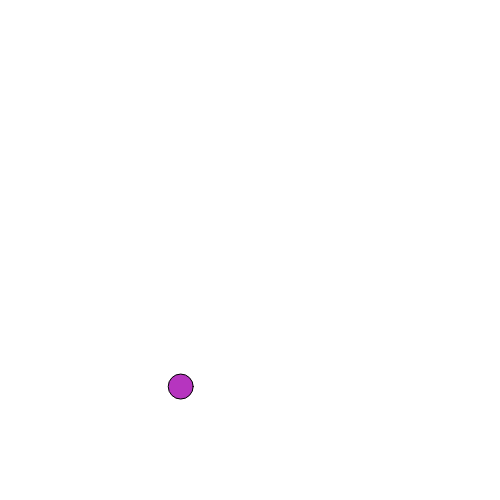
Frame 1 (no input)
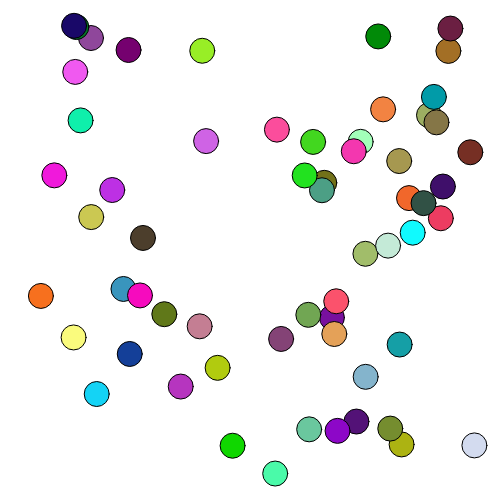
Frame 60 (no input)
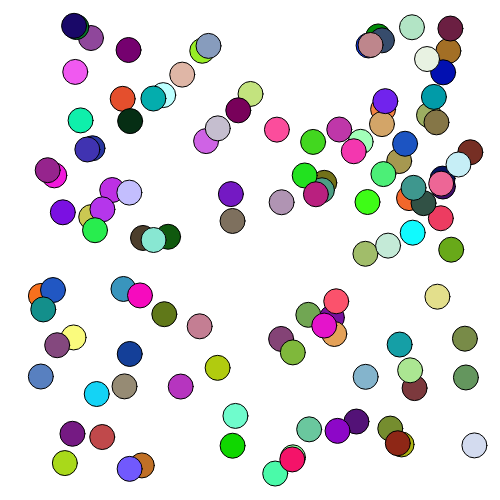
Frame 120 (the mouse pressed at the canvas centre since frame 60)

The p5.js sketch that drew these frames (run headless with seeded random() and noise() and a simulated clock; from frame 60 on, the mouse is pressed at the canvas centre):

// p5.js sketch
// ── sketch.js
// keep track of our settings
var colors = "rgb";
var shape = "ellipse";

function setup() {
  createCanvas(500, 500);
}

function draw() {
  if (colors == "rgb") {
    fill(random(255), random(255), random(255));
  }
  else {
    fill(random(255));
  }
  if (shape == "ellipse") {
    ellipse(random(25, width-25), random(25, height-25), 25, 25);
  }
  else {
    rect(random(25, width-25), random(25, height-25), 25, 25);
  }
}

function processRequest() {
  // erase the background
  background(255);

  // get form values
  colors = select('#colors').value();
  shape = select('#shapes').value();
}

function toggleSettings() {
  // get the current display value of our settings window
  var currentDisplay = select("#settings").style('display');

  if (currentDisplay == "block") {
    select("#settings").style('display', 'none');
  }
  else {
    select("#settings").style('display', 'block');
  }
}
